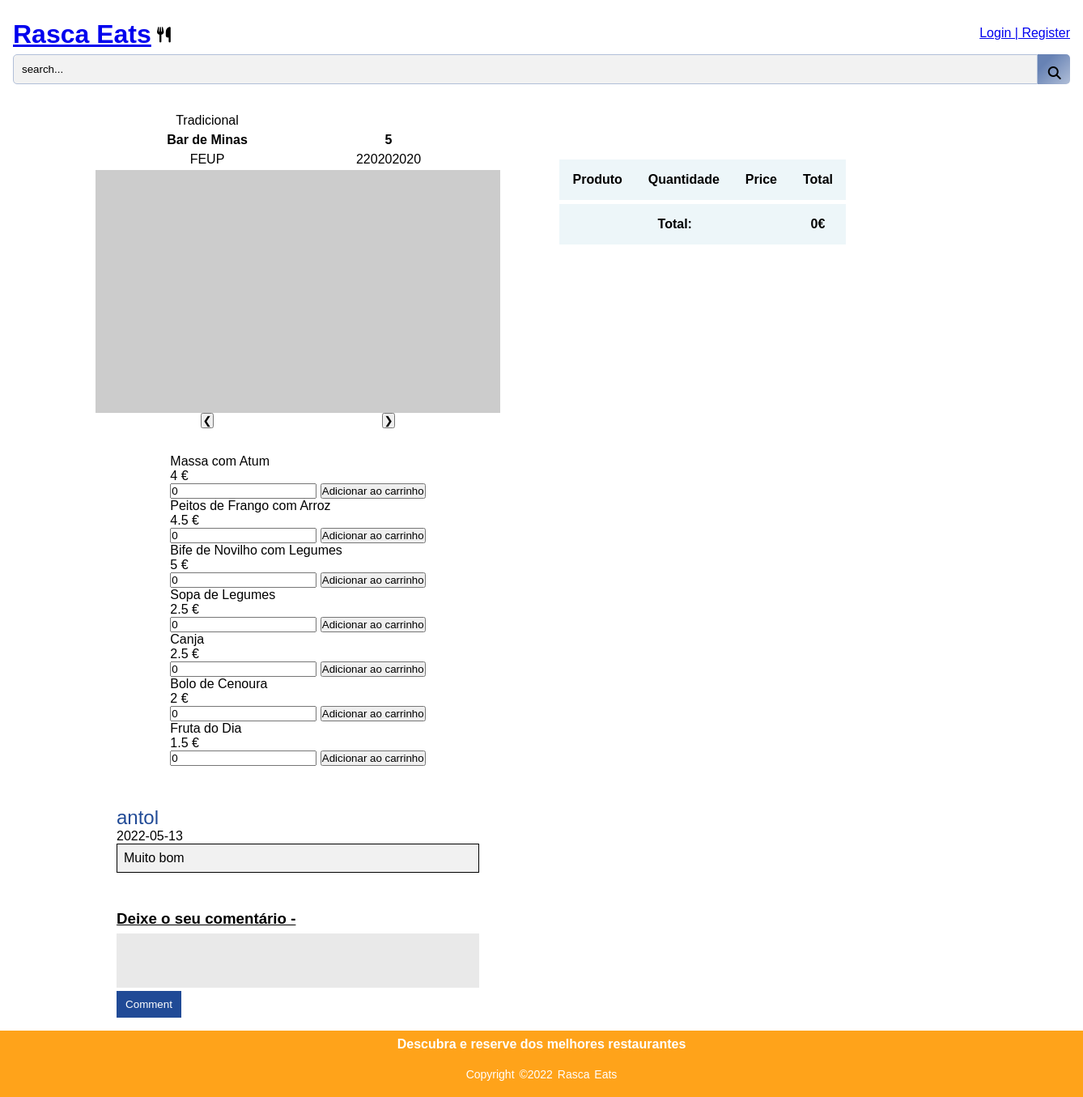
Screenshot of /restaurant.php?id=1 with the database file from the repository.
### tables this page shows
CREATE TABLE Restaurant(
    restaurantId int PRIMARY KEY,
    restaurantName varchar NOT NULL,
    adress varchar NOT NULL,
    category varchar NOT NULL,
    phoneNumber int NOT NULL,
    rating real
);

CREATE TABLE Dish(
    dishId int PRIMARY KEY,
    restaurantId int,
    dishName varchar,
    price real,
    category varchar,
    CONSTRAINT fk_restaurantId FOREIGN KEY (restaurantId)
        REFERENCES Restaurant(restaurantId) 
        ON DELETE CASCADE
        ON UPDATE CASCADE
);

CREATE TABLE Comments(
    clientId int NOT NULL,
    restaurantId int NOT NULL,
    comment varchar NOT NULL,
    published date NOT NULL,
    CONSTRAINT fk_clientId FOREIGN KEY (clientId)
        REFERENCES Client(clientId) 
        ON DELETE CASCADE
        ON UPDATE CASCADE,
    CONSTRAINT fk_restaurantId FOREIGN KEY (restaurantId)
        REFERENCES Restaurant(restaurantId) 
        ON DELETE CASCADE
        ON UPDATE CASCADE 
);

CREATE TABLE Client(
    clientId int PRIMARY KEY NOT NULL,
    clientName varchar NOT NULL,
    email varchar NOT NULL,
    phoneNumber int NOT NULL,
    adress varchar NOT NULL,
    password varchar NOT NULL,
    username varchar NOT NULL
);

### sql/restaurant.php (called while the page is built, shortened)
<?php
    function getRestaurant($db){
        $stmt = $db->prepare('SELECT * FROM Restaurant WHERE restaurantId = ?');
        $stmt->execute(array($_GET['id']));
        return $stmt->fetch();
    }
    function getMenu($db){
        $stmt = $db->prepare('SELECT * FROM Dish WHERE restaurantId = ?');
        $stmt->execute(array($_GET['id']));
        return $stmt->fetchAll();
    }
?>

### sql/comments.php (called while the page is built, shortened)
<?php
    function getComments($db){
        $stmt = $db->prepare('SELECT * FROM Comments JOIN Client USING (clientID) WHERE restaurantId = ?');
        $stmt->execute(array($_GET['id']));
        return $stmt->fetchAll();
    }
?>

### restaurant.php (the view, shortened to what this page needs)
<?php
    require_once('sql/restaurant.php');
    require_once('templates/comments.php');
    require_once('sql/comments.php');
    $db = getDatabaseConnection();
    $db->setAttribute(PDO::ATTR_DEFAULT_FETCH_MODE, PDO::FETCH_ASSOC);
    $restaurant = getRestaurant($db);
    $menu = getMenu($db);
    $comments = getComments($db);
?>
<!DOCTYPE html>
<html lang="en">
<head>
    <link rel="stylesheet" href="style.css">
    <link rel="stylesheet" href="restaurant.css">
    <link rel="stylesheet" href="css/comments.css">
</head>
<body>
<header>
        <h1><a href="frontPage.php">Rasca Eats</a></h1>
        <i class="fa-solid fa-utensils"></i>
        <form action="https://www.google.pt/?hl=pt-PT" method="get" id="loginForm">
            <div class="login">
                <a href="login_register.php">Login | Register</a>
            </div>
        </form>
        <form action="file:///C:/Users/antol/LTW_php/Projeto_LTW/proj.html" method="get">
            <div class="search">
                <input type="text" class="searchInput" name="search" placeholder="search...">
                <button type="submit" class="searchButton">
                    <i class="fa-solid fa-magnifying-glass"></i>
                </button>
            </div>
        </form>
    </header>
    <section id= "restaurant">
        <p>
            <?php echo $restaurant['category'] ?>
        </p>
        <p>
            <?php echo $restaurant['restaurantName'] ?>
        </p>
        <p>
            <?php echo $restaurant['rating'] ?>
        </p>
        <p>
            <?php echo $restaurant['phoneNumber'] ?>
        </p>
        <p>
            <?php echo $restaurant['adress'] ?>
        </p>
        <img class = "slide" src="https://picsum.photos/500/300?food1" alt="Restaurant photo">
        <button class="left-button" onclick="plusDivs(-1)">&#10094;</button>
        <button class="right-button" onclick="plusDivs(+1)">&#10095;</button>
    </section>
    <section id = "cart">
    <table>
        <thead>
          <tr><th>Produto</th><th>Quantidade</th><th>Price</th><th>Total</th></tr>
        </thead>
        <tfoot>
          <tr><th colspan="3">Total:</th><th>0</th></tr>
        </tfoot>
      </table>
    </section>
    <section id = "dishes">
        <?php
            foreach($menu as $dish){ ?>
            <article>
                <p class="dishName"><?php echo $dish['dishName'] ?></p>
                <p class = "dishPrice"><?php echo $dish['price'] ?></p>
                <input class="quantity" type="number" value="0">
                <button class="buy">Adicionar ao carrinho</button></article> <?php
            }
        ?>
    </section>
    <section id = "reviews">
            <?php output_comments($comments)?>
            <h3>Deixe o seu comentário - </h3>
            <?php echo "<form method='POST' action='".setComments($db)."'>
                <input type='hidden' name='clientId' value='1'>
                <input type='hidden' name='restaurantId' value='2'>
                <input type='hidden' name='date' value='".date('Y-m-d')."'>
                <textarea name='comment'></textarea><br>
                <button type='submit' name='commentSubmit'>Comment</button>
            </form>"; ?>
        </section>
    <footer>
        <div class="footer-content">
            <h4>Descubra e reserve dos melhores restaurantes</h4>
        </div>
        <div class="footer-bottom">
            <p>copyright &copy;2022 Rasca Eats</p>
        </div>
    </footer>
    </body>
</html>

### templates/comments.php
<?php
    function output_comments($comments){
        foreach($comments as $comment ){?>
            <article class="comments">
                <br>
                <span class="username"><p><?php echo $comment['username'] ?></p></span>
                <span class="date"><?=date('Y-m-d', strtotime($comment['published']))?></span>
                <span class ="comment"><p><?php echo $comment['comment'] ?></p></span>
            </article>
<?php   }
    }
?>

### style.css (style rules this page uses)
* { margin: 0; padding: 0; font-family:sans-serif; }
header { padding: 1em; display: grid; grid-template-columns: 11em 3em auto; padding-top: 1.5em; }
header h1 { grid-column: 1; grid-row: 1/1; padding-bottom: 0.2em; }
header i { grid-column: 2; grid-row: 1; text-align: left; padding-top: 0.5em; font-size: larger; padding-left: 0.1em; }
#loginForm { grid-column: 3; grid-row: 1; display: block; text-align: right; padding-top: 0.5em; }
header form { grid-column: 1/4; grid-row: 2; }
.search { width: 100%; display: inline-flex; }
.searchInput { flex-grow: 1; padding: 10px; outline: none; border: 1px solid #b1bfd8; border-radius: 5px 0 0 5px; background: rgb(242, 242, 242); transition: background 0.25s, box-shadow 0.25s; }
.searchInput::placeholder { color:rgb(0, 0, 0) }
.searchButton { width: 3em; background: #b1bfd8; background-image: linear-gradient(315deg, #b1bfd8 0%, #6782b4 74%); color: black ; outline: none; border: none; display: flex; align-items: center; justify-content: center; border-radius: 0 5px 5px 0; cursor: pointer; user-select: none; }
footer { background-color: #ffa31a; font-family: 'Gill Sans', 'Gill Sans MT', Calibri, 'Trebuchet MS', sans-serif; padding-top: 0.5em; color: #fff; }
.footer-content { display: flex; align-items: center; justify-content: center; flex-direction: column; }
.footer-bottom { background: transparent; padding: 20px 0; text-align: center; }
.footer-bottom p { font-size: 14px; word-spacing: 2px; text-transform: capitalize; }

### restaurant.css (style rules this page uses)
body { display: grid; grid-template-columns: 8em 30em 15em 30em; }
header { grid-column: 1/6; grid-row:1/1; }
#cart { position: fixed; right:18em; top:11em; }
#restaurant { grid-column: 2/2; grid-row:2/2; display: grid; grid-template-columns: 1fr 1fr; grid-template-rows: auto auto auto 1fr; justify-items: center; padding: 1em; }
#restaurant p { padding:0.2em; }
#restaurant p:nth-child(1) { grid-column-start: 1; grid-row-start: 1; font-weight: 100; }
#restaurant p:nth-child(2) { grid-column-start: 1; grid-row-start: 2; font-weight: bold; }
#restaurant p:nth-child(3) { grid-column-start: 2; grid-row-start: 2; font-weight: bold; }
#restaurant p:nth-child(4) { grid-column-start: 2; grid-row-start: 3; }
#restaurant p:nth-child(5) { grid-column-start: 1; grid-row-start: 3; }
#restaurant img { grid-column:1 / 3; justify-items: center; }
#cart table { border-collapse: collapse; margin: 1em 0; }
#cart th, #cart td { padding: 1em; text-align: center; }
#cart tfoot th:last-child::after { content: "€"; }
#cart tr { background-color: #ffddd2; border: 5px solid white; }
#cart thead tr, #cart tfoot tr { background-color: #edf6f9; }
#dishes { grid-column: 2/2; grid-row:3/3; padding: 1em; margin:0 auto; }
#dishes article p:nth-child(2)::after { content: " €"; }
#reviews { grid-column: 2/2; grid-row:4/4; padding: 1em; }
footer { grid-column: 1/6; grid-row:5/5; }

### css/comments.css (style rules this page uses)
.comments .username p { color: rgb(32, 74, 150); font-size: 1.5em; }
.comments .comment p { border: 1px; border-style: solid; padding: 0.5em; background-color: rgb(241, 241, 241); }
#reviews form textarea { width: 100%; height: 5em; background-color: rgb(233, 233, 233); resize: none; border: none; margin-top: 0.5em; }
#reviews form button { width: 6em; height: 2.5em; background-color: rgb(32, 74, 150); color: white; border: none; font-weight: 400; cursor: pointer; }
#reviews h3 { margin-top: 2.5em; text-decoration: underline; }

### rows the page displays
restaurant: category "Tradicional", restaurantName "Bar de Minas", rating "5", phoneNumber "220202020", adress "FEUP"
dish: dishName "Massa com Atum", price "4"
dish: dishName "Peitos de Frango com Arroz", price "4.5"
dish: dishName "Bife de Novilho com Legumes", price "5"
dish: dishName "Sopa de Legumes", price "2.5"
dish: dishName "Canja", price "2.5"
dish: dishName "Bolo de Cenoura", price "2"
dish: dishName "Fruta do Dia", price "1.5"
comments: clientId.username "antol", published "2022-05-13", comment "Muito bom"
